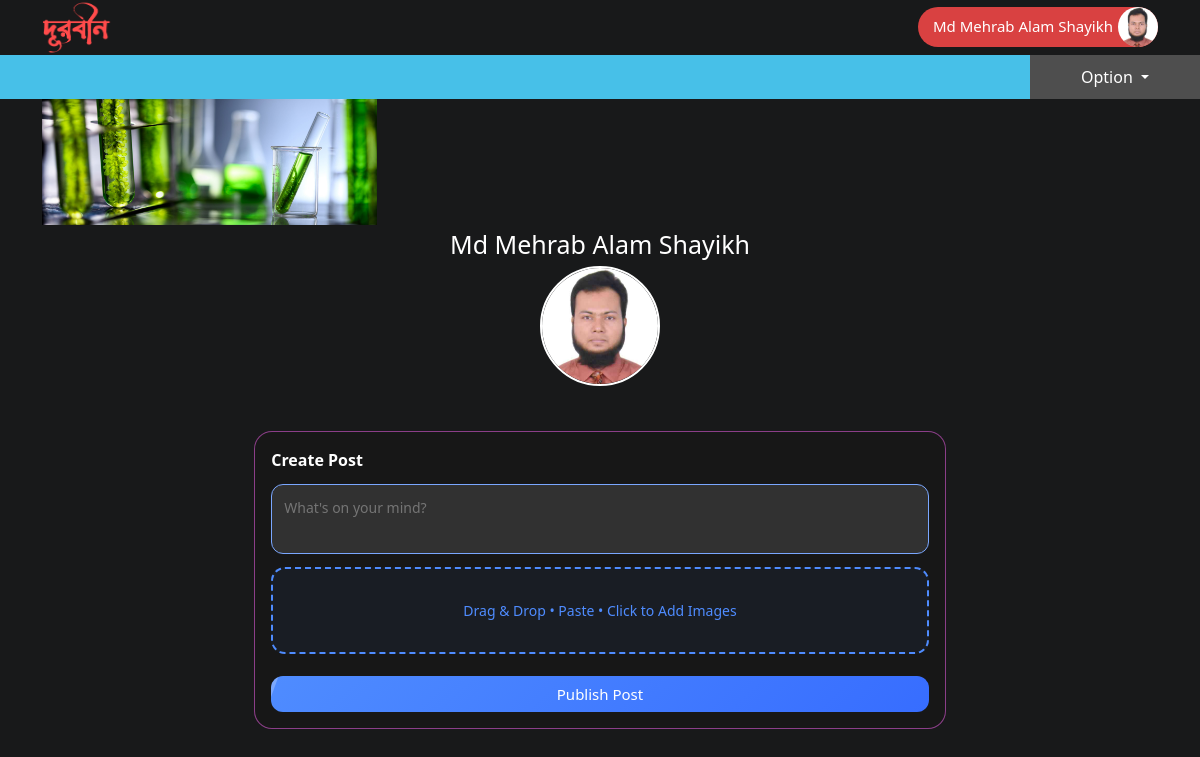
The page /Durbeen_2/m/timeline.php?type=timeline (signed in) on the database its author committed.
### tables this page shows
CREATE TABLE `registration` (
  `unique_id` bigint(255) NOT NULL,
  `name` varchar(1000) NOT NULL,
  `email` varchar(1000) NOT NULL,
  `password` varchar(1000) NOT NULL,
  `pro_pic` varchar(1000) NOT NULL,
  `cov_pic` varchar(1000) NOT NULL,
  `active` tinyint(255) NOT NULL DEFAULT 0,
  `visit` bigint(255) DEFAULT 0,
  `locking` tinyint(1) NOT NULL DEFAULT 0
);

### Durbeen_2/m/timeline.php (the view, shortened to what this page needs)
<?php
include './header.php';
?>
<div class="container" style="margin-top: 99px">
    <div class="row">
        <div class="col-md-12">
            <img width="335px" src="../pro_pic/cov_pic/<?php echo $dataMe['cov_pic'] ?>">
        </div>
        <div class="col-md-12 text-center mt-4">
            <img style="border-radius: 50%;border: 2px solid #fff;margin-top: 17px;margin-bottom: 10px" width="120px" height="120px" src="../pro_pic/<?php echo $dataMe['pro_pic'] ?>">
        </div>
        <div class="col-md-12 text-center" style="margin-top: -170px;">
            <p class="text-white" style="font-size: 25px" id="name"><?php echo $dataMe['name'] ?></p>
        </div>
    </div>
    <div class="row mb-5">
        <div class="col-md-2"></div>
        <div class="col-md-8">
			<div class="row justify-content-center">
                <div class="card-new">
                    <div class="title text-white">Create Post</div>
                    <textarea id="contentID" placeholder="What's on your mind?"></textarea>
                    <div class="dropzone" id="dropZone">
                        Drag & Drop • Paste • Click to Add Images
                    </div>
                    <button class="button-new" onclick="postAdd(<?php echo $unique_id_me?>)">Publish Post</button>
                </div>
			</div>
        </div>
        <div class="col-md-2"></div>
    </div>
</div>
<?php
include './footer.php'
?>

### Durbeen_2/m/header.php (shortened to what this page needs)
<?php
include '../connection.php';
$unique_id_me = $_SESSION['unique_id_me'];
$SQLMe = "SELECT * FROM `registration` WHERE `unique_id`='$unique_id_me'";
$runMe = mysqli_query($connection, $SQLMe);
$dataMe = mysqli_fetch_assoc($runMe);
?>
<!DOCTYPE html>
<html lang="en">
<head>
    <link rel="stylesheet" href="../css/bootstrap.min.css">
    <link rel="stylesheet" href="../css/toastr.min.css">
    <link rel="stylesheet" href="../css/android.css">
</head>
<body style="background-color: #18191A;">
<div class="header-position">
    <div class="bg-durbeen">
        <ul id="menuBar" style="z-index: 50">
            <li class="nav-item dropdown">
                <a class="nav-link dropdown-toggle" href="" id="navbarDropdown" role="button" data-bs-toggle="dropdown"
                   aria-expanded="false">
                    Option
                </a>
            </li>
        </ul>
        <div class="container">
            <div class="row">
                <div class="col-lg-12">
                    <a href="./homepage.php?type">
                        <img style="margin-top: px" title="News Feed" width="70px" height="55px" src="../img/brand_logo.png" alt="Logo">
                    </a>
                    <a class="text-decoration-none float-end" style="margin-top: 7px" href="./timeline.php?type=timeline">
                        <div class="t-hover <?php $_GET['type'] == 'timeline' ? printf('t-active') : "" ?>">
                            <img class="float-end" style="border-radius: 50%" width="40px" height="40px"
                                 src="../pro_pic/<?php echo $dataMe['pro_pic'] ?>" id="timeline_pro_pic">
                            <p class="float-start" style="margin-top: 8px;margin-left: 15px;padding-right: 5px;font-size: 15px;font-weight: 500" id="timeline_name">
                                <?php echo $dataMe['name'] ?>
                            </p>
                        </div>
                    </a>
                </div>
            </div>
        </div>
    </div>
    <div style="height: 44px" class="bg-durbeen-special"></div>
</div>

### Durbeen_2/css/android.css (style rules this page uses)
* { margin: 0; padding: 0; }
ol, ul { padding-left: 10px; }
p { margin-bottom: 0rem; }
a { text-decoration: none; }
p, h1, h2, h3, h4, h5, h6, a, th, td, label { color: #ffffff; }
.bg-durbeen { background-color: #18191A; }
.header-position { position: fixed; top: 0; right: 0; left: 0; z-index: 10 }
.bg-durbeen-special { background-color: #47c0e8; }
.t-hover { max-width: 330px; height: 40px; border-radius: 25px; transition: 0.7s; }
.t-active { background-color: #d94141; }
#menuBar { list-style-type: none; position: absolute; right: 0px; top: 55px }
#menuBar li { float: right; border-right: 2px solid #605b5b; border-left: 2px solid #2b2a2a; position: relative; width: 170px; }
#menuBar li:last-child { border-right: none; }
#menuBar li:first-child { border-left: none; }
#menuBar li a { color: #fff; text-decoration: none; background-color: #4e4e4e; padding: 10px 0; transition: 0.6s; display: block; text-align: center; }
.card-new { width: 91%; background: rgba(24, 24, 24, 0.85); backdrop-filter: blur(16px); border: 1px solid rgba(255, 102, 250, 0.5); border-radius: 18px; padding: 16px; margin: 35px; }
.title { font-size: 16px; font-weight: 600; margin-bottom: 12px; }
textarea { width: 100%; height: 70px; resize: none; border-radius: 12px; border: 1px solid #7aa7ff; padding: 12px; font-size: 14px; outline: none; box-sizing: border-box; background: #313131; transition: all 0.25s ease; color: #ffffff; }
.dropzone { margin-top: 7px; width: 100%; height: 87px; background: rgba(79,140,255,0.06); border-radius: 14px; border: 2px dashed #cfd8e3; display: flex; align-items: center; justify-content: center; font-size: 14px; cursor: pointer; transition: all 0.25s ease; border-color: #4f8cff; color: #4f8cff; }
.button-new { width: 100%; padding: 7px; margin-top: 10px; border: none; border-radius: 12px; font-size: 15px; font-weight: 500; color: #fff; cursor: pointer; background: linear-gradient(135deg, #4f8cff, #376dff); transition: all 0.25s ease; position: relative; overflow: hidden; }
.button-new::after { content: ""; position: absolute; top: 0; left: -100%; width: 100%; height: 100%; background: rgba(255,255,255,0.25); transform: skewX(-20deg); transition: 0.4s; }

### rows shown on the page
registration: pro_pic (picture), name "Md Mehrab Alam Shayikh", cov_pic (picture)
